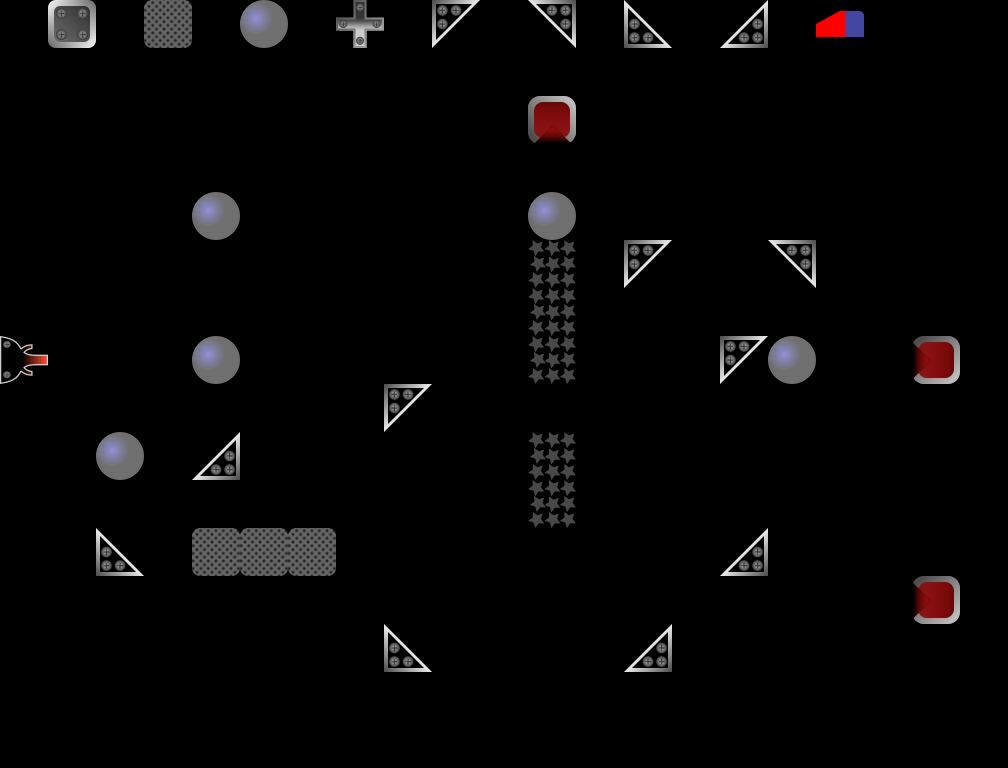

Rendered tile map (Tiled .tmx) drawn with the repository's tilesets; below, a short description and the full map source, tile grids included:
An orthogonal 21x16 tile map with 48x48 px tiles, 2 tile layers (Blocks, Info), 1 hidden layer not drawn, 1 image layer.

<map version="1.10" tiledversion="1.10.2" orientation="orthogonal" renderorder="right-down" width="21" height="16" tilewidth="48" tileheight="48" infinite="0" nextlayerid="10" nextobjectid="2">
 <editorsettings>
  <export target="../../public/assets/levels/level-18.json" format="json" />
 </editorsettings>
 <tileset firstgid="1" name="tileset" tilewidth="48" tileheight="48" tilecount="18" columns="18">
  <image source="../../public/assets/tileset.png" width="864" height="48" />
  <tile id="0" type="BlockingBlock" />
  <tile id="1" type="Cross" />
  <tile id="2" type="BallMirror" />
  <tile id="3" type="BottomLeftMirror" />
  <tile id="4" type="BottomRightMirror" />
  <tile id="5" type="TopLeftMirror" />
  <tile id="6" type="TopRightMirror" />
  <tile id="7" type="TimedBlock" />
  <tile id="8" type="LaserStartDown" />
  <tile id="9" type="LaserStartLeft" />
  <tile id="10" type="LaserStartRight" />
  <tile id="11" type="LaserStartUp" />
  <tile id="12" type="TargetUp" />
  <tile id="13" type="TargetRight" />
  <tile id="14" type="TargetDown" />
  <tile id="15" type="TargetLeft" />
  <tile id="16" type="ForbiddenBlock" />
  <tile id="17" type="Eraser" />
 </tileset>
 <imagelayer id="9" name="bg" locked="1" opacity="0.5" offsetx="-1.34366" offsety="95.2359">
  <image source="../black.png" width="960" height="576" />
 </imagelayer>
 <layer id="2" name="Blocks" width="21" height="16">
  <data encoding="csv">
0,0,0,0,0,0,0,0,0,0,0,0,0,0,0,0,0,0,0,0,0,
0,0,0,0,0,0,0,0,0,0,0,0,0,0,0,0,0,0,0,0,0,
0,0,0,0,0,0,0,0,0,0,0,15,0,0,0,0,0,0,0,0,0,
0,0,0,0,0,0,0,0,0,0,0,0,0,0,0,0,0,0,0,0,0,
0,0,0,0,3,0,0,0,0,0,0,3,0,0,0,0,0,0,0,0,0,
0,0,0,0,0,0,0,0,0,0,0,17,0,5,0,0,4,0,0,0,0,
0,0,0,0,0,0,0,0,0,0,0,17,0,0,0,0,0,0,0,0,0,
11,0,0,0,3,0,0,0,0,0,0,17,0,0,0,5,3,0,0,16,0,
0,0,0,0,0,0,0,0,5,0,0,0,0,0,0,0,0,0,0,0,0,
0,0,3,0,6,0,0,0,0,0,0,17,0,0,0,0,0,0,0,0,0,
0,0,0,0,0,0,0,0,0,0,0,17,0,0,0,0,0,0,0,0,0,
0,0,7,0,8,8,8,0,0,0,0,0,0,0,0,6,0,0,0,0,0,
0,0,0,0,0,0,0,0,0,0,0,0,0,0,0,0,0,0,0,16,0,
0,0,0,0,0,0,0,0,7,0,0,0,0,6,0,0,0,0,0,0,0,
0,0,0,0,0,0,0,0,0,0,0,0,0,0,0,0,0,0,0,0,0,
0,0,0,0,0,0,0,0,0,0,0,0,0,0,0,0,0,0,0,0,0
</data>
 </layer>
 <layer id="5" name="Info" width="21" height="16" locked="1">
  <properties>
   <property name="BallMirror" type="int" value="2" />
   <property name="BlockingBlock" type="int" value="0" />
   <property name="BottomLeftMirror" type="int" value="0" />
   <property name="BottomRightMirror" type="int" value="0" />
   <property name="Cross" type="int" value="0" />
   <property name="LevelName" value="Brainbuster" />
   <property name="MaxItems" type="int" value="4" />
   <property name="TimedBlock" type="int" value="0" />
   <property name="TopLeftMirror" type="int" value="1" />
   <property name="TopRightMirror" type="int" value="1" />
  </properties>
  <data encoding="csv">
0,1,0,8,0,3,0,2,0,5,0,4,0,7,0,6,0,18,0,0,0,
0,0,0,0,0,0,0,0,0,0,0,0,0,0,0,0,0,0,0,0,0,
0,0,0,0,0,0,0,0,0,0,0,0,0,0,0,0,0,0,0,0,0,
0,0,0,0,0,0,0,0,0,0,0,0,0,0,0,0,0,0,0,0,0,
0,0,0,0,0,0,0,0,0,0,0,0,0,0,0,0,0,0,0,0,0,
0,0,0,0,0,0,0,0,0,0,0,0,0,0,0,0,0,0,0,0,0,
0,0,0,0,0,0,0,0,0,0,0,0,0,0,0,0,0,0,0,0,0,
0,0,0,0,0,0,0,0,0,0,0,0,0,0,0,0,0,0,0,0,0,
0,0,0,0,0,0,0,0,0,0,0,0,0,0,0,0,0,0,0,0,0,
0,0,0,0,0,0,0,0,0,0,0,0,0,0,0,0,0,0,0,0,0,
0,0,0,0,0,0,0,0,0,0,0,0,0,0,0,0,0,0,0,0,0,
0,0,0,0,0,0,0,0,0,0,0,0,0,0,0,0,0,0,0,0,0,
0,0,0,0,0,0,0,0,0,0,0,0,0,0,0,0,0,0,0,0,0,
0,0,0,0,0,0,0,0,0,0,0,0,0,0,0,0,0,0,0,0,0,
0,0,0,0,0,0,0,0,0,0,0,0,0,0,0,0,0,0,0,0,0,
0,0,0,0,0,0,0,0,0,0,0,0,0,0,0,0,0,0,0,0,0
</data>
 </layer>
 <layer id="7" name="SelectionArea" width="21" height="16" visible="0" locked="1">
  <data encoding="csv">
0,0,0,0,0,0,0,0,0,0,0,0,0,0,0,0,0,0,0,0,0,
0,0,0,0,0,0,0,0,0,0,0,0,0,0,0,0,0,0,0,0,0,
8,8,8,8,8,8,8,8,8,8,8,8,8,8,8,8,8,8,8,8,8,
8,8,8,8,8,8,8,8,8,8,8,8,8,8,8,8,8,8,8,8,8,
8,8,8,8,8,8,8,8,8,8,8,8,8,8,8,8,8,8,8,8,8,
8,8,8,8,8,8,8,8,8,8,8,8,8,8,8,8,8,8,8,8,8,
8,8,8,8,8,8,8,8,8,8,8,8,8,8,8,8,8,8,8,8,8,
8,8,8,8,8,8,8,8,8,8,8,8,8,8,8,8,8,8,8,8,8,
8,8,8,8,8,8,8,8,8,8,8,8,8,8,8,8,8,8,8,8,8,
8,8,8,8,8,8,8,8,8,8,8,8,8,8,8,8,8,8,8,8,8,
8,8,8,8,8,8,8,8,8,8,8,8,8,8,8,8,8,8,8,8,8,
8,8,8,8,8,8,8,8,8,8,8,8,8,8,8,8,8,8,8,8,8,
8,8,8,8,8,8,8,8,8,8,8,8,8,8,8,8,8,8,8,8,8,
8,8,8,8,8,8,8,8,8,8,8,8,8,8,8,8,8,8,8,8,8,
0,0,0,0,0,0,0,0,0,0,0,0,0,0,0,0,0,0,0,0,0,
0,0,0,0,0,0,0,0,0,0,0,0,0,0,0,0,0,0,0,0,0
</data>
 </layer>
</map>
